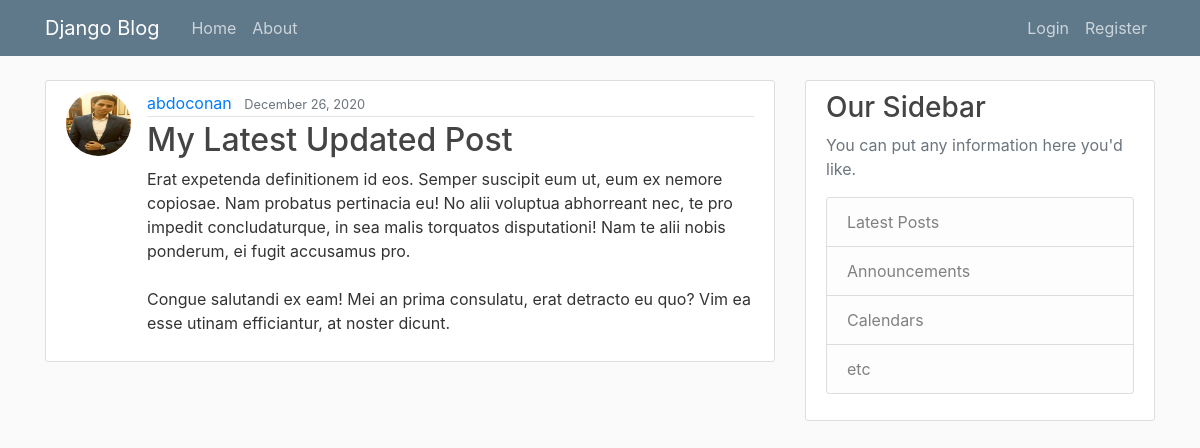
Screenshot of /post/32/ with the database file from the repository.
### myblog/models.py (models this page shows, shortened)
class Posts(models.Model):
    title = models.CharField(max_length = 100)
    content = models.TextField()
    date_posted = models.DateTimeField(default = timezone.now)
    author = models.ForeignKey(User, on_delete = models.CASCADE)

### Users/models.py (models this page shows, shortened)
class Profile(models.Model):
    user = models.OneToOneField(User, on_delete = models.CASCADE)
    image = models.ImageField(default = "defualt.jpg", upload_to = 'profile_pics')

### myblog/views.py (the view)
# urls.py: path('post/<int:pk>/', PostDetailView.as_view(), name = 'post-detial'),
class PostDetailView(DetailView):
    model = Posts

### myblog/templates/myblog/posts_detail.html (shortened to what this page needs)
{% extends "myblog/base.html" %}
    {% block content %}
      <article class="media content-section">
        <img class="rounded-circle article-img" src="{{ object.author.profile.image.url }}">
        <div class="media-body">
          <div class="article-metadata">
            <a class="mr-2" href="{% url 'user-posts' object.author.username %}">{{ object.author }}</a>
            <small class="text-muted">{{ object.date_posted|date:"F d, Y" }}</small>
          </div>
          <h2 class="article-title">{{ object.title }}</h2>
          <p class="article-content">{{ object.content }}</p>
        </div>
      </article>
{% endblock content %}

### myblog/static/myblog/main.css (style rules this page uses)
body { background: #fafafa; color: #333333; margin-top: 5rem; }
h1, h2, h3, h4, h5, h6 { color: #444444; }
.content-section { background: #ffffff; padding: 10px 20px; border: 1px solid #dddddd; border-radius: 3px; margin-bottom: 20px; }
.article-title { color: #444444; }
.article-content { white-space: pre-line; }
.article-img { height: 65px; width: 65px; margin-right: 16px; }
.article-metadata { padding-bottom: 1px; margin-bottom: 4px; border-bottom: 1px solid #e3e3e3 }

### rows the page displays
Posts: author.profile.image (picture), author "abdoconan", date_posted "December 26, 2020", title "My Latest Updated Post", content "Erat expetenda definitionem id eos. Semper suscipit eum ut, eum ex nemore copiosae. Nam probatus pertinacia eu! No alii voluptua abhorreant nec, te pro impedit concludaturque, in sea malis torquatos disputationi! Nam te alii nobis ponderum, ei fugit accusamus pro. Congue salutandi ex eam! Mei an prima consulatu, erat detracto eu quo? Vim ea esse utinam efficiantur, at noster dicunt."
